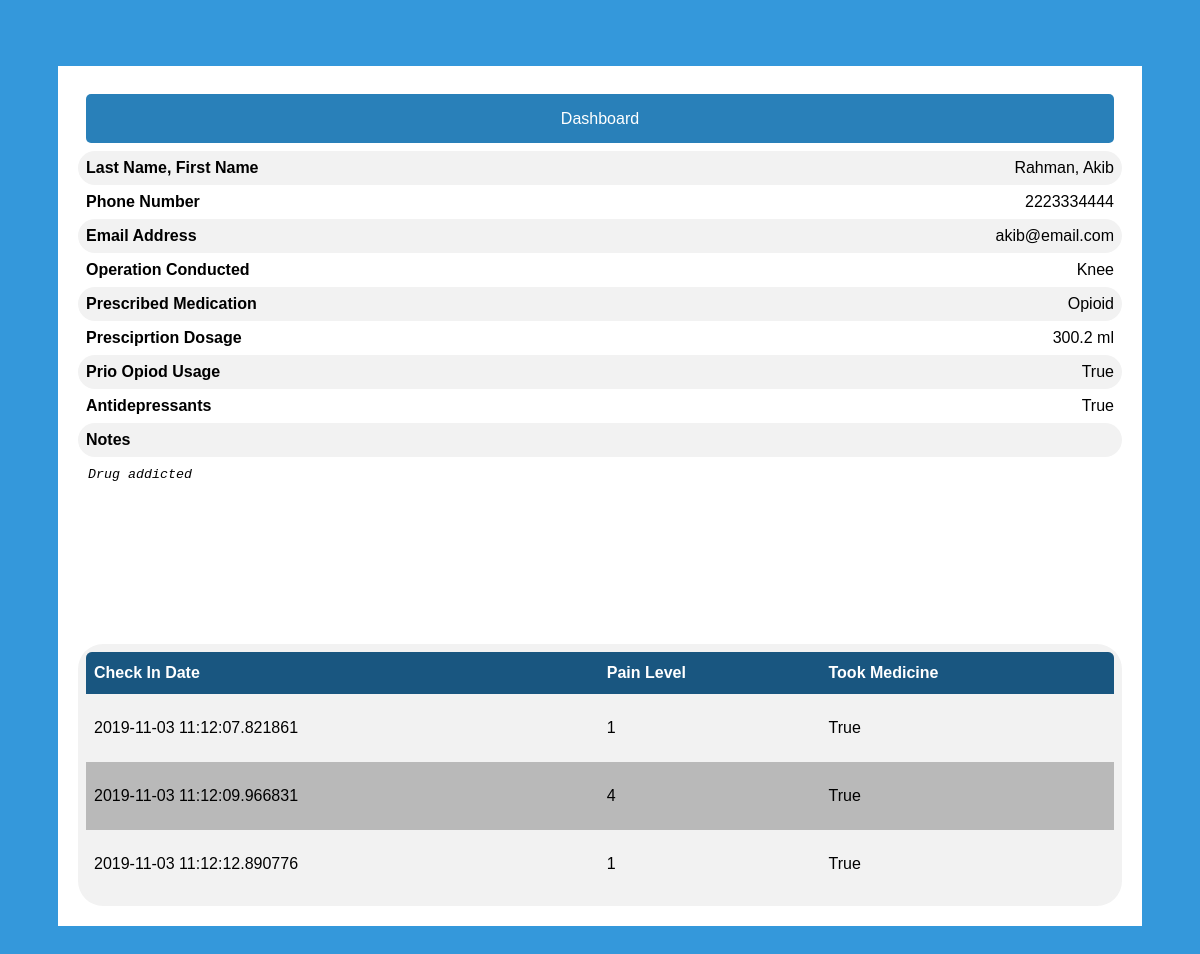
The app's page /detailedpatientinfo/4 with its own data.
### app/models.py (models this page shows, shortened)
class User(UserMixin,db.Model):
    id = db.Column(db.Integer, primary_key=True)
    email = db.Column(db.String(64))
    password = db.Column(db.String(128))
    isDoctor = db.Column(db.Boolean)

class Patient(User):
    id = db.Column(db.Integer, db.ForeignKey('user.id'), primary_key=True)
    firstName = db.Column(db.String(64))
    lastName = db.Column(db.String(64))
    phoneNumber = db.Column(db.String(64))
    operation = db.Column(db.String(64))
    operationDate = db.Column(db.Date)
    prescriptionMed = db.Column(db.String(64))
    prescriptionDosage = db.Column(db.Float)
    priorOpioid = db.Column(db.Boolean)
    onAntidepressants = db.Column(db.Boolean)
    addictionRisk = db.Column(db.Integer)
    notes = db.Column(db.String(1000))
    checkins = db.relationship("CheckIn", backref="patient", lazy='dynamic')

class User(UserMixin,db.Model):
    id = db.Column(db.Integer, primary_key=True)
    email = db.Column(db.String(64))
    password = db.Column(db.String(128))
    isDoctor = db.Column(db.Boolean)

class CheckIn(db.Model):
    id = db.Column(db.Integer, primary_key=True)
    tookMed = db.Column(db.Boolean)
    painLevel = db.Column(db.Integer)
    checkInDate = db.Column(db.DateTime)
    patient_id = db.Column(db.Integer, db.ForeignKey("patient.id"))

### app/routes.py (the view)
@app.route('/detailedpatientinfo/<patientid>', methods=['GET','POST'] )
def detailedPatientInfo(patientid):
    patient = Patient.query.filter_by(id=patientid).first_or_404()
    return render_template("detailedpatientinfo.html", patient=patient)

### app/templates/detailedpatientinfo.html (shortened to what this page needs)
<link type="text/css" rel="stylesheet" href="/static/css/detailedpatientinfo.css" >
<link type="text/css" rel="stylesheet" href="/static/css/doctordashboard.css" >
{% extends "base.html" %}
{% block page %}
<div class="patientdetail">
    <div class="patientdetail-screen">
            <div>
                    <a href="{{ url_for('doctorDashBoard') }}">Dashboard</a>
                </div>
            <div><span class="key">Last Name, First Name</span><span class="data">{{patient.lastName}}, {{patient.firstName}}</span></div>
            <div><span class="key">Phone Number</span><span class="data">{{patient.phoneNumber}}</span></div>
            <div><span class="key">Email Address</span><span class="data">{{patient.email}}</span></div>
            <div><span class="key">Operation Conducted</span><span class="data">{{patient.operation}}</span></div>
            <div><span class="key">Prescribed Medication</span><span class="data">{{patient.prescriptionMed}}</span></div>
            <div><span class="key">Presciprtion Dosage</span><span class="data">{{patient.prescriptionDosage}} ml</span></div>
            <div><span class="key">Prio Opiod Usage</span><span class="data">{{patient.priorOpioid}}</span></div>
            <div><span class="key">Antidepressants</span><span class="data">{{patient.onAntidepressants}}</span></div>
            <div><span class="key">Notes</span></div>
            <div>
                    <span class="key">
                        <textarea readonly>{{patient.notes}}</textarea>
                    </span>
            </div>
            <div>
                {% if patient.checkins.count() > 0 %}
                <table id="customers">
                <tr>
                    <th>Check In Date</th>
                    <th>Pain Level</th>
                    <th>Took Medicine</th>
                </tr>
                {% for item in patient.checkins %}
                <tr>
                    <td>{{item.checkInDate}}</td>
                    <td>{{item.painLevel}}</td>
                    <td>{{item.tookMed}}</td>
                </tr>
                {% endfor %}
                </table>
                {% else %}
                <p>No checkins available for this patient</p>
                {% endif %}
            </div>
    </div>
    </div>
</div>
{% endblock %}

### app/static/css/detailedpatientinfo.css (style rules this page uses)
.patientdetail { margin: 8px auto; width:100%; }
.patientdetail-screen { background-color: #FFF; padding: 20px; border-radius: 5px width }
.patientdetail-screen div { padding:8px; border-radius: 25px; }
.patientdetail-screen .data { float:right; }
.patientdetail-screen .key { font-weight: bold; }
.patientdetail-screen div:nth-child(even) { background-color: #f2f2f2; }
textarea { resize: none; height:25%; width:100%; border-radius: 5px; border: none; border-color: transparent; font-style: italic; }
a { border: 2px solid transparent; background: #3498DB; color: #ffffff; font-size: 16px; line-height: 25px; padding: 10px 0; text-decoration: none; text-shadow: none; border-radius: 5px; box-shadow: none; transition: 0.25s; display: block; width: auto; margin: 0 auto; text-align: center; }
a { background-color: #2980B9; }

### app/static/css/doctordashboard.css (style rules this page uses)
#customers { font-family: "Trebuchet MS", Arial, Helvetica, sans-serif; border-collapse: collapse; width: 100%; }
table { border-collapse: separate; border-spacing: 0; min-width: 350px; }
table tr th, table tr td { border-right: 1px solid #bbb; border-bottom: 1px solid #bbb; padding: 5px; }
table tr th:first-child, table tr th:last-child { border-top:solid 1px #bbb; }
table tr th:first-child, table tr td:first-child { border-left: 1px solid #bbb; }
table tr th { background: #eee; text-align: left; }
table tr:first-child th:first-child, table.Info tr:first-child td:first-child { border-top-left-radius: 6px; }
table tr:first-child th:last-child, table.Info tr:first-child td:last-child { border-top-right-radius: 6px; }
table tr:last-child td:first-child { border-bottom-left-radius: 6px; }
table tr:last-child td:last-child { border-bottom-right-radius: 6px; }
#customers td, #customers th { border: none; padding: 25px 8px 25px 8px; }
#customers tr:nth-child(even) { background-color: #f2f2f2; }
#customers tr:nth-child(odd) { background-color: #b9b9b9; }
#customers th { padding-top: 12px; padding-bottom: 12px; text-align: left; background-color: #195680; color: white; }

### app/static/css/login.css (style rules this page uses)
* { box-sizing: border-box; }
body { font-family: Arial; background-color: #3498DB; padding: 50px; }

### records on screen
Patient: lastName "Rahman", firstName "Akib", phoneNumber "2223334444", operation "Knee", prescriptionMed "Opioid", prescriptionDosage "300.2", priorOpioid "True", onAntidepressants "True", notes "Drug addicted"
User: email "akib@email.com"
CheckIn: checkInDate "2019-11-03 11:12:07.821861", painLevel "1", tookMed "True"
CheckIn: checkInDate "2019-11-03 11:12:09.966831", painLevel "4", tookMed "True"
CheckIn: checkInDate "2019-11-03 11:12:12.890776", painLevel "1", tookMed "True"
